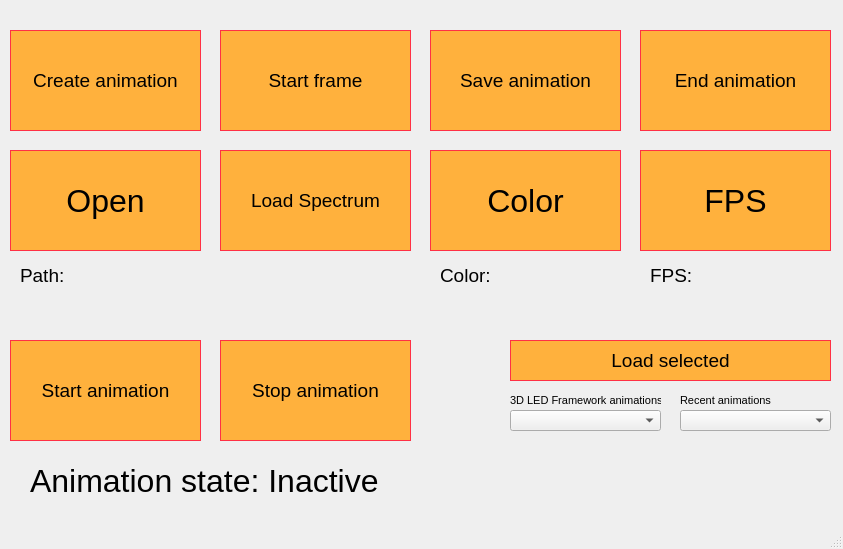
<?xml version="1.0" encoding="UTF-8"?>
<ui version="4.0">
 <class>MainWindow</class>
 <widget class="QMainWindow" name="MainWindow">
  <property name="geometry">
   <rect>
    <x>0</x>
    <y>0</y>
    <width>843</width>
    <height>549</height>
   </rect>
  </property>
  <property name="windowTitle">
   <string>MainWindow</string>
  </property>
  <widget class="QWidget" name="centralwidget">
   <widget class="QPushButton" name="openButton">
    <property name="geometry">
     <rect>
      <x>10</x>
      <y>150</y>
      <width>191</width>
      <height>101</height>
     </rect>
    </property>
    <property name="font">
     <font>
      <pointsize>24</pointsize>
     </font>
    </property>
    <property name="styleSheet">
     <string notr="true">QPushButton {
	display: block;
	position: relative;
	cursor: pointer;
	background-color: #ffb13d;
	border-width: 1px;
	border-color: #ff3045;
	border-style: solid;
	border-radius: .8em;
}
QPushButton:hover {
	background-color: #7bff42;
	transition: background .3s 0.5s;
}</string>
    </property>
    <property name="text">
     <string>Open</string>
    </property>
   </widget>
   <widget class="QPushButton" name="loadButton">
    <property name="geometry">
     <rect>
      <x>510</x>
      <y>340</y>
      <width>321</width>
      <height>41</height>
     </rect>
    </property>
    <property name="font">
     <font>
      <pointsize>14</pointsize>
     </font>
    </property>
    <property name="styleSheet">
     <string notr="true">QPushButton {
	display: block;
	position: relative;
	cursor: pointer;
	background-color: #ffb13d;
	border-width: 1px;
	border-color: #ff3045;
	border-style: solid;
	border-radius: .8em;
}
QPushButton:hover {
	background-color: #7bff42;
	transition: background .3s 0.5s;
}</string>
    </property>
    <property name="text">
     <string>Load selected</string>
    </property>
   </widget>
   <widget class="QComboBox" name="readyAnimationBox">
    <property name="geometry">
     <rect>
      <x>510</x>
      <y>410</y>
      <width>151</width>
      <height>21</height>
     </rect>
    </property>
    <property name="styleSheet">
     <string notr="true"/>
    </property>
   </widget>
   <widget class="QPushButton" name="createButton">
    <property name="geometry">
     <rect>
      <x>10</x>
      <y>30</y>
      <width>191</width>
      <height>101</height>
     </rect>
    </property>
    <property name="font">
     <font>
      <pointsize>14</pointsize>
     </font>
    </property>
    <property name="styleSheet">
     <string notr="true">QPushButton {
	display: block;
	position: relative;
	cursor: pointer;
	background-color: #ffb13d;
	border-width: 1px;
	border-color: #ff3045;
	border-style: solid;
	border-radius: .8em;
}
QPushButton:hover {
	background-color: #7bff42;
	transition: background .3s 0.5s;
}</string>
    </property>
    <property name="text">
     <string>Create animation</string>
    </property>
   </widget>
   <widget class="QPushButton" name="saveButton">
    <property name="geometry">
     <rect>
      <x>430</x>
      <y>30</y>
      <width>191</width>
      <height>101</height>
     </rect>
    </property>
    <property name="font">
     <font>
      <pointsize>14</pointsize>
     </font>
    </property>
    <property name="styleSheet">
     <string notr="true">QPushButton {
	display: block;
	position: relative;
	cursor: pointer;
	background-color: #ffb13d;
	border-width: 1px;
	border-color: #ff3045;
	border-style: solid;
	border-radius: .8em;
}
QPushButton:hover {
	background-color: #7bff42;
	transition: background .3s 0.5s;
}</string>
    </property>
    <property name="text">
     <string>Save animation</string>
    </property>
   </widget>
   <widget class="QPushButton" name="endButton">
    <property name="geometry">
     <rect>
      <x>640</x>
      <y>30</y>
      <width>191</width>
      <height>101</height>
     </rect>
    </property>
    <property name="font">
     <font>
      <pointsize>14</pointsize>
     </font>
    </property>
    <property name="styleSheet">
     <string notr="true">QPushButton {
	display: block;
	position: relative;
	cursor: pointer;
	background-color: #ffb13d;
	border-width: 1px;
	border-color: #ff3045;
	border-style: solid;
	border-radius: .8em;
}
QPushButton:hover {
	background-color: #7bff42;
	transition: background .3s 0.5s;
}</string>
    </property>
    <property name="text">
     <string>End animation</string>
    </property>
   </widget>
   <widget class="QPushButton" name="colorButton">
    <property name="geometry">
     <rect>
      <x>430</x>
      <y>150</y>
      <width>191</width>
      <height>101</height>
     </rect>
    </property>
    <property name="font">
     <font>
      <pointsize>24</pointsize>
      <weight>50</weight>
      <bold>false</bold>
     </font>
    </property>
    <property name="styleSheet">
     <string notr="true">QPushButton {
	display: block;
	position: relative;
	cursor: pointer;
	background-color: #ffb13d;
	border-width: 1px;
	border-color: #ff3045;
	border-style: solid;
	border-radius: .8em;
}
QPushButton:hover {
	background-color: #7bff42;
	transition: background .3s 0.5s;
}</string>
    </property>
    <property name="text">
     <string>Color</string>
    </property>
   </widget>
   <widget class="QPushButton" name="fpsButton">
    <property name="geometry">
     <rect>
      <x>640</x>
      <y>150</y>
      <width>191</width>
      <height>101</height>
     </rect>
    </property>
    <property name="font">
     <font>
      <pointsize>24</pointsize>
     </font>
    </property>
    <property name="styleSheet">
     <string notr="true">QPushButton {
	display: block;
	position: relative;
	cursor: pointer;
	background-color: #ffb13d;
	border-width: 1px;
	border-color: #ff3045;
	border-style: solid;
	border-radius: .8em;
}
QPushButton:hover {
	background-color: #7bff42;
	transition: background .3s 0.5s;
}</string>
    </property>
    <property name="text">
     <string>FPS</string>
    </property>
   </widget>
   <widget class="QLabel" name="fpsLabel">
    <property name="geometry">
     <rect>
      <x>650</x>
      <y>260</y>
      <width>171</width>
      <height>31</height>
     </rect>
    </property>
    <property name="font">
     <font>
      <pointsize>14</pointsize>
     </font>
    </property>
    <property name="text">
     <string>FPS:</string>
    </property>
   </widget>
   <widget class="QLabel" name="colorLabel">
    <property name="geometry">
     <rect>
      <x>440</x>
      <y>260</y>
      <width>171</width>
      <height>31</height>
     </rect>
    </property>
    <property name="font">
     <font>
      <pointsize>14</pointsize>
     </font>
    </property>
    <property name="text">
     <string>Color:</string>
    </property>
   </widget>
   <widget class="QLabel" name="pathLabel">
    <property name="geometry">
     <rect>
      <x>20</x>
      <y>260</y>
      <width>171</width>
      <height>31</height>
     </rect>
    </property>
    <property name="maximumSize">
     <size>
      <width>171</width>
      <height>31</height>
     </size>
    </property>
    <property name="font">
     <font>
      <pointsize>14</pointsize>
     </font>
    </property>
    <property name="text">
     <string>Path: </string>
    </property>
    <property name="wordWrap">
     <bool>true</bool>
    </property>
   </widget>
   <widget class="QPushButton" name="stopButton">
    <property name="geometry">
     <rect>
      <x>220</x>
      <y>340</y>
      <width>191</width>
      <height>101</height>
     </rect>
    </property>
    <property name="font">
     <font>
      <pointsize>14</pointsize>
     </font>
    </property>
    <property name="styleSheet">
     <string notr="true">QPushButton {
	display: block;
	position: relative;
	cursor: pointer;
	background-color: #ffb13d;
	border-width: 1px;
	border-color: #ff3045;
	border-style: solid;
	border-radius: .8em;
}
QPushButton:hover {
	background-color: #7bff42;
	transition: background .3s 0.5s;
}</string>
    </property>
    <property name="text">
     <string>Stop animation</string>
    </property>
   </widget>
   <widget class="QPushButton" name="startButton">
    <property name="geometry">
     <rect>
      <x>10</x>
      <y>340</y>
      <width>191</width>
      <height>101</height>
     </rect>
    </property>
    <property name="font">
     <font>
      <pointsize>14</pointsize>
     </font>
    </property>
    <property name="styleSheet">
     <string notr="true">QPushButton {
	display: block;
	position: relative;
	cursor: pointer;
	background-color: #ffb13d;
	border-width: 1px;
	border-color: #ff3045;
	border-style: solid;
	border-radius: .8em;
}
QPushButton:hover {
	background-color: #7bff42;
	transition: background .3s 0.5s;
}</string>
    </property>
    <property name="text">
     <string>Start animation</string>
    </property>
   </widget>
   <widget class="QComboBox" name="recentAnimationBox">
    <property name="geometry">
     <rect>
      <x>680</x>
      <y>410</y>
      <width>151</width>
      <height>21</height>
     </rect>
    </property>
    <property name="styleSheet">
     <string notr="true"/>
    </property>
   </widget>
   <widget class="QLabel" name="readyAnimationLabel">
    <property name="geometry">
     <rect>
      <x>510</x>
      <y>390</y>
      <width>151</width>
      <height>21</height>
     </rect>
    </property>
    <property name="font">
     <font>
      <pointsize>8</pointsize>
     </font>
    </property>
    <property name="text">
     <string>3D LED Framework animations</string>
    </property>
   </widget>
   <widget class="QLabel" name="recentAnimationLabel">
    <property name="geometry">
     <rect>
      <x>680</x>
      <y>390</y>
      <width>151</width>
      <height>21</height>
     </rect>
    </property>
    <property name="font">
     <font>
      <pointsize>8</pointsize>
     </font>
    </property>
    <property name="text">
     <string>Recent animations</string>
    </property>
   </widget>
   <widget class="QPushButton" name="startFrameButton">
    <property name="geometry">
     <rect>
      <x>220</x>
      <y>30</y>
      <width>191</width>
      <height>101</height>
     </rect>
    </property>
    <property name="font">
     <font>
      <pointsize>14</pointsize>
     </font>
    </property>
    <property name="styleSheet">
     <string notr="true">QPushButton {
	display: block;
	position: relative;
	cursor: pointer;
	background-color: #ffb13d;
	border-width: 1px;
	border-color: #ff3045;
	border-style: solid;
	border-radius: .8em;
}
QPushButton:hover {
	background-color: #7bff42;
	transition: background .3s 0.5s;
}</string>
    </property>
    <property name="text">
     <string>Start frame</string>
    </property>
   </widget>
   <widget class="QPushButton" name="loadSpectrumButton">
    <property name="geometry">
     <rect>
      <x>220</x>
      <y>150</y>
      <width>191</width>
      <height>101</height>
     </rect>
    </property>
    <property name="font">
     <font>
      <pointsize>14</pointsize>
     </font>
    </property>
    <property name="styleSheet">
     <string notr="true">QPushButton {
	display: block;
	position: relative;
	cursor: pointer;
	background-color: #ffb13d;
	border-width: 1px;
	border-color: #ff3045;
	border-style: solid;
	border-radius: .8em;
}
QPushButton:hover {
	background-color: #7bff42;
	transition: background .3s 0.5s;
}</string>
    </property>
    <property name="text">
     <string>Load Spectrum</string>
    </property>
   </widget>
   <widget class="QLabel" name="animationStatelabel">
    <property name="geometry">
     <rect>
      <x>30</x>
      <y>460</y>
      <width>361</width>
      <height>41</height>
     </rect>
    </property>
    <property name="font">
     <font>
      <pointsize>24</pointsize>
     </font>
    </property>
    <property name="text">
     <string>Animation state: Inactive</string>
    </property>
   </widget>
  </widget>
  <widget class="QStatusBar" name="statusbar"/>
  <action name="actionStart">
   <property name="text">
    <string>Start</string>
   </property>
  </action>
  <action name="actionSave">
   <property name="text">
    <string>Save</string>
   </property>
  </action>
  <action name="actionSave_As">
   <property name="text">
    <string>Save As</string>
   </property>
  </action>
  <action name="actionEnd">
   <property name="text">
    <string>End</string>
   </property>
  </action>
  <action name="actionOpen">
   <property name="text">
    <string>Open</string>
   </property>
  </action>
  <action name="actionExit">
   <property name="text">
    <string>Exit</string>
   </property>
  </action>
 </widget>
 <resources/>
 <connections/>
</ui>
